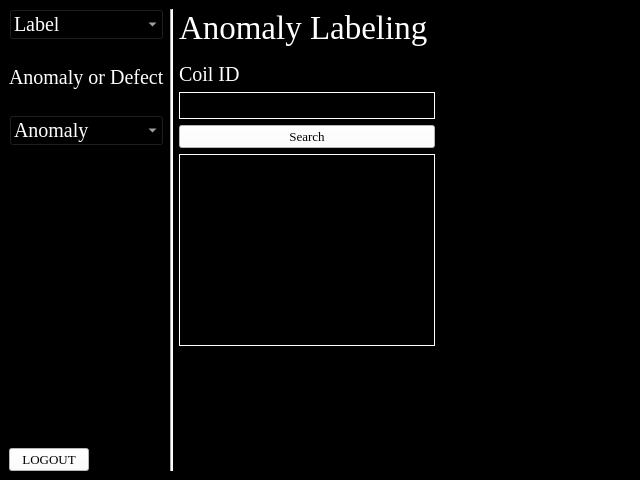
<?xml version="1.0" encoding="UTF-8"?>
<ui version="4.0">
 <class>MainWindow</class>
 <widget class="QMainWindow" name="MainWindow">
  <property name="geometry">
   <rect>
    <x>0</x>
    <y>0</y>
    <width>640</width>
    <height>480</height>
   </rect>
  </property>
  <property name="windowTitle">
   <string>MainWindow</string>
  </property>
  <widget class="QWidget" name="centralwidget">
   <property name="styleSheet">
    <string notr="true">background-color: rgb(0, 0, 0);</string>
   </property>
   <layout class="QGridLayout" name="gridLayout">
    <item row="0" column="2">
     <layout class="QVBoxLayout" name="verticalLayout_2">
      <item>
       <layout class="QVBoxLayout" name="verticalLayout_4">
        <item>
         <widget class="QLabel" name="titleText">
          <property name="font">
           <font>
            <family>Times New Roman</family>
            <pointsize>25</pointsize>
           </font>
          </property>
          <property name="styleSheet">
           <string notr="true">color: rgb(255, 255, 255);</string>
          </property>
          <property name="text">
           <string>Anomaly Labeling</string>
          </property>
         </widget>
        </item>
        <item>
         <spacer name="verticalSpacer_7">
          <property name="orientation">
           <enum>Qt::Orientation::Vertical</enum>
          </property>
          <property name="sizeType">
           <enum>QSizePolicy::Policy::Minimum</enum>
          </property>
          <property name="sizeHint" stdset="0">
           <size>
            <width>20</width>
            <height>10</height>
           </size>
          </property>
         </spacer>
        </item>
        <item>
         <layout class="QVBoxLayout" name="verticalLayout_6">
          <item>
           <widget class="QLabel" name="label">
            <property name="font">
             <font>
              <family>Times New Roman</family>
              <pointsize>15</pointsize>
             </font>
            </property>
            <property name="styleSheet">
             <string notr="true">color: rgb(255, 255, 255);</string>
            </property>
            <property name="text">
             <string>Coil ID</string>
            </property>
           </widget>
          </item>
          <item>
           <widget class="QLineEdit" name="coilIDInput">
            <property name="font">
             <font>
              <family>Times New Roman</family>
              <pointsize>15</pointsize>
             </font>
            </property>
            <property name="styleSheet">
             <string notr="true">QLineEdit {
    color: white;
    background-color: black;
    border: 1px solid white; 
} </string>
            </property>
           </widget>
          </item>
         </layout>
        </item>
        <item>
         <widget class="QPushButton" name="startDetectionButton">
          <property name="font">
           <font>
            <family>Times New Roman</family>
            <pointsize>10</pointsize>
           </font>
          </property>
          <property name="styleSheet">
           <string notr="true">background-color: rgb(255, 255, 255);</string>
          </property>
          <property name="text">
           <string>Search</string>
          </property>
         </widget>
        </item>
        <item>
         <widget class="QTableView" name="tableView">
          <property name="styleSheet">
           <string notr="true">QTableView {
    color: white;
	font: 15pt &quot;Times New Roman&quot;;
    background-color: black;
    border: 1px solid white; 
} </string>
          </property>
         </widget>
        </item>
       </layout>
      </item>
      <item>
       <spacer name="verticalSpacer_6">
        <property name="orientation">
         <enum>Qt::Orientation::Vertical</enum>
        </property>
        <property name="sizeType">
         <enum>QSizePolicy::Policy::Expanding</enum>
        </property>
        <property name="sizeHint" stdset="0">
         <size>
          <width>20</width>
          <height>10</height>
         </size>
        </property>
       </spacer>
      </item>
     </layout>
    </item>
    <item row="0" column="1">
     <widget class="Line" name="line">
      <property name="styleSheet">
       <string notr="true">background-color: rgb(255, 255, 255);</string>
      </property>
      <property name="orientation">
       <enum>Qt::Orientation::Vertical</enum>
      </property>
     </widget>
    </item>
    <item row="0" column="0">
     <layout class="QVBoxLayout" name="verticalLayout">
      <item>
       <layout class="QVBoxLayout" name="verticalLayout_3">
        <item>
         <widget class="QComboBox" name="comboBox">
          <property name="font">
           <font>
            <family>Times New Roman</family>
            <pointsize>15</pointsize>
           </font>
          </property>
          <property name="styleSheet">
           <string notr="true">color: rgb(255, 255, 255);</string>
          </property>
          <item>
           <property name="text">
            <string>Label</string>
           </property>
          </item>
          <item>
           <property name="text">
            <string>Main</string>
           </property>
          </item>
          <item>
           <property name="text">
            <string>Detect</string>
           </property>
          </item>
          <item>
           <property name="text">
            <string>Train</string>
           </property>
          </item>
          <item>
           <property name="text">
            <string>Report</string>
           </property>
          </item>
          <item>
           <property name="text">
            <string>Admin</string>
           </property>
          </item>
         </widget>
        </item>
        <item>
         <spacer name="verticalSpacer_4">
          <property name="orientation">
           <enum>Qt::Orientation::Vertical</enum>
          </property>
          <property name="sizeType">
           <enum>QSizePolicy::Policy::Minimum</enum>
          </property>
          <property name="sizeHint" stdset="0">
           <size>
            <width>20</width>
            <height>20</height>
           </size>
          </property>
         </spacer>
        </item>
        <item>
         <widget class="QLabel" name="label_2">
          <property name="font">
           <font>
            <family>Times New Roman</family>
            <pointsize>15</pointsize>
           </font>
          </property>
          <property name="styleSheet">
           <string notr="true">color: rgb(255, 255, 255);</string>
          </property>
          <property name="text">
           <string>Anomaly or Defect</string>
          </property>
         </widget>
        </item>
        <item>
         <spacer name="verticalSpacer_3">
          <property name="orientation">
           <enum>Qt::Orientation::Vertical</enum>
          </property>
          <property name="sizeType">
           <enum>QSizePolicy::Policy::Minimum</enum>
          </property>
          <property name="sizeHint" stdset="0">
           <size>
            <width>20</width>
            <height>20</height>
           </size>
          </property>
         </spacer>
        </item>
        <item>
         <widget class="QComboBox" name="menu">
          <property name="font">
           <font>
            <family>Times New Roman</family>
            <pointsize>15</pointsize>
           </font>
          </property>
          <property name="styleSheet">
           <string notr="true">color: rgb(255, 255, 255);</string>
          </property>
          <item>
           <property name="text">
            <string>Anomaly</string>
           </property>
          </item>
          <item>
           <property name="text">
            <string>Defect</string>
           </property>
          </item>
         </widget>
        </item>
       </layout>
      </item>
      <item>
       <spacer name="verticalSpacer_2">
        <property name="orientation">
         <enum>Qt::Orientation::Vertical</enum>
        </property>
        <property name="sizeHint" stdset="0">
         <size>
          <width>20</width>
          <height>40</height>
         </size>
        </property>
       </spacer>
      </item>
      <item alignment="Qt::AlignmentFlag::AlignLeft|Qt::AlignmentFlag::AlignBottom">
       <widget class="QPushButton" name="logoutButton">
        <property name="font">
         <font>
          <family>Times New Roman</family>
          <pointsize>10</pointsize>
         </font>
        </property>
        <property name="styleSheet">
         <string notr="true">background-color: rgb(255, 255, 255);</string>
        </property>
        <property name="text">
         <string>LOGOUT</string>
        </property>
       </widget>
      </item>
     </layout>
    </item>
    <item row="0" column="6">
     <spacer name="horizontalSpacer">
      <property name="orientation">
       <enum>Qt::Orientation::Horizontal</enum>
      </property>
      <property name="sizeHint" stdset="0">
       <size>
        <width>40</width>
        <height>20</height>
       </size>
      </property>
     </spacer>
    </item>
   </layout>
  </widget>
 </widget>
 <resources/>
 <connections/>
</ui>
